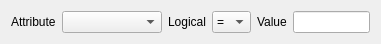
<?xml version="1.0" encoding="UTF-8"?>
<ui version="4.0">
 <class>attributeConditionWidget</class>
 <widget class="QWidget" name="attributeConditionWidget">
  <property name="geometry">
   <rect>
    <x>0</x>
    <y>0</y>
    <width>381</width>
    <height>40</height>
   </rect>
  </property>
  <property name="windowTitle">
   <string>Form</string>
  </property>
  <layout class="QGridLayout" name="gridLayout">
   <item row="0" column="0">
    <widget class="QLabel" name="label_2">
     <property name="text">
      <string>Attribute</string>
     </property>
    </widget>
   </item>
   <item row="0" column="1">
    <widget class="QComboBox" name="attributeComboBox">
     <property name="sizePolicy">
      <sizepolicy hsizetype="MinimumExpanding" vsizetype="Fixed">
       <horstretch>0</horstretch>
       <verstretch>0</verstretch>
      </sizepolicy>
     </property>
     <property name="minimumSize">
      <size>
       <width>100</width>
       <height>0</height>
      </size>
     </property>
    </widget>
   </item>
   <item row="0" column="2">
    <widget class="QLabel" name="label">
     <property name="maximumSize">
      <size>
       <width>50</width>
       <height>16777215</height>
      </size>
     </property>
     <property name="text">
      <string>Logical</string>
     </property>
    </widget>
   </item>
   <item row="0" column="3">
    <widget class="QComboBox" name="comboBox">
     <property name="sizePolicy">
      <sizepolicy hsizetype="Fixed" vsizetype="Fixed">
       <horstretch>0</horstretch>
       <verstretch>0</verstretch>
      </sizepolicy>
     </property>
     <property name="maximumSize">
      <size>
       <width>40</width>
       <height>16777215</height>
      </size>
     </property>
     <item>
      <property name="text">
       <string>=</string>
      </property>
     </item>
     <item>
      <property name="text">
       <string>!=</string>
      </property>
     </item>
    </widget>
   </item>
   <item row="0" column="4">
    <widget class="QLabel" name="label_3">
     <property name="maximumSize">
      <size>
       <width>40</width>
       <height>16777215</height>
      </size>
     </property>
     <property name="text">
      <string>Value</string>
     </property>
    </widget>
   </item>
   <item row="0" column="5">
    <layout class="QHBoxLayout" name="valueLayout">
     <property name="sizeConstraint">
      <enum>QLayout::SetFixedSize</enum>
     </property>
     <item>
      <widget class="QLineEdit" name="valueLineEdit">
       <property name="maximumSize">
        <size>
         <width>80</width>
         <height>16777215</height>
        </size>
       </property>
      </widget>
     </item>
    </layout>
   </item>
  </layout>
  <zorder>label_2</zorder>
  <zorder>attributeComboBox</zorder>
  <zorder>label</zorder>
  <zorder>comboBox</zorder>
  <zorder>label_3</zorder>
  <zorder>horizontalLayoutWidget</zorder>
  <zorder>valueLineEdit</zorder>
 </widget>
 <resources/>
 <connections/>
</ui>
